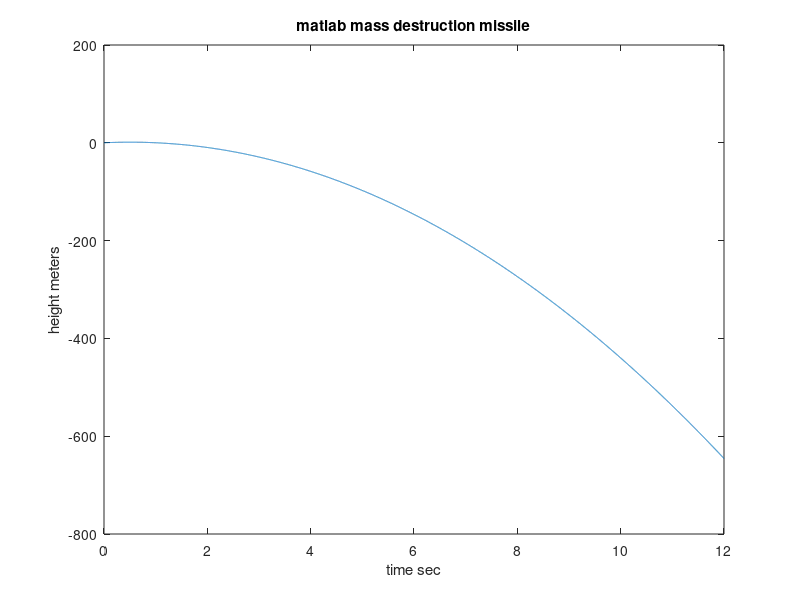

Reproduce this figure in MATLAB.
% y = ut -(g/2)t^2
%u is speed 
%t is time
%g is 9.8 m/s^2
%y is height
u = input('enter a integer speed');
G = 9.8; 

t = (0:.001:12);
y = u*t - G/2 *t.^2;
plot(t,y)
title('matlab mass destruction missile')
ylabel('height meters')
xlabel('time sec')
%ylim([0 max(y)])